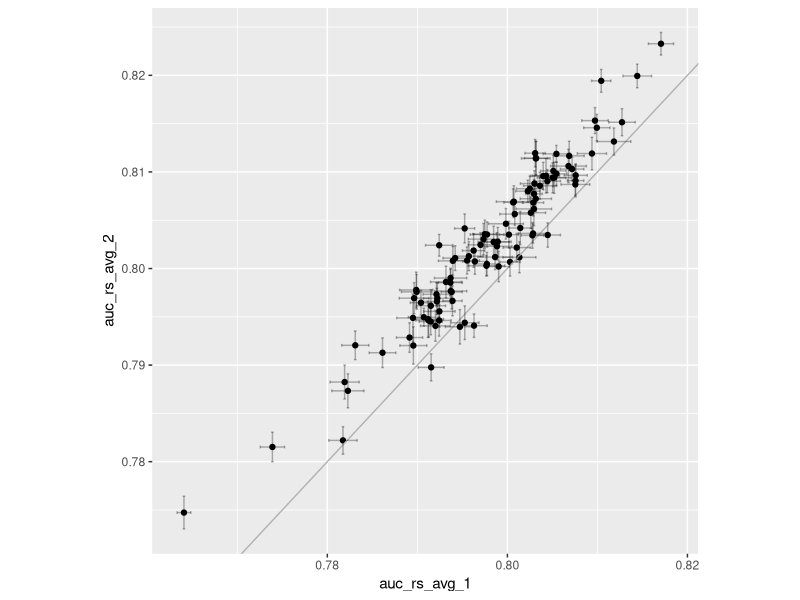
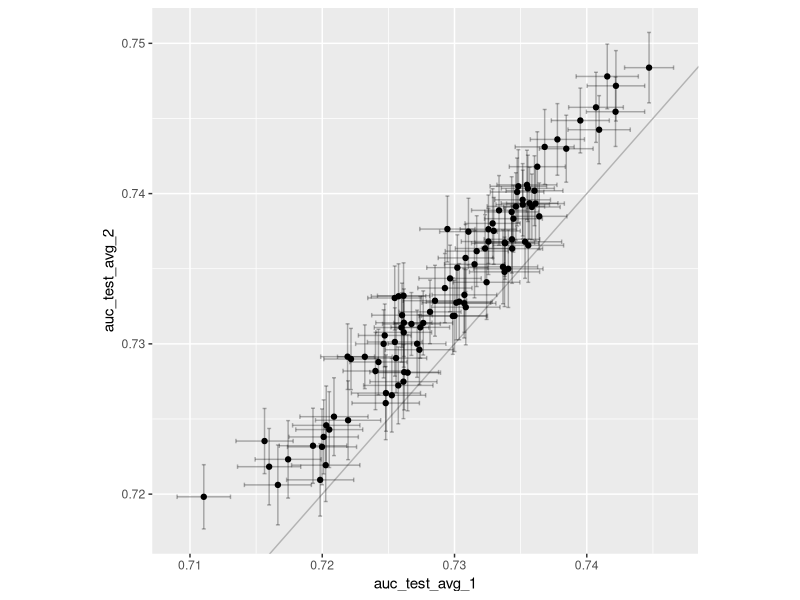

Here is the R script that generated these plots, in order:
## ---- chunk 1

library(data.table)
library(dplyr)
library(ggplot2)

d <- fread("res.csv")

d %>% select(krpm, ktr, auc_rs_avg, auc_rs_std) %>% melt(id.vars = c("krpm","ktr")) %>% 
  dcast(krpm ~ variable + ktr, value.var = "value") %>% 
  ggplot(aes(x = auc_rs_avg_1, y = auc_rs_avg_2)) + geom_point() + geom_abline(color = "grey70") +
  geom_errorbar(aes(x = auc_rs_avg_1, ymin = auc_rs_avg_2 - auc_rs_std_2, ymax = auc_rs_avg_2 + auc_rs_std_2), width = 0.0003, alpha = 0.3) +
  geom_errorbarh(aes(xmin = auc_rs_avg_1 - auc_rs_std_1, xmax = auc_rs_avg_1 + auc_rs_std_1, y = auc_rs_avg_2), height = 0.0003, alpha = 0.3) + 
  theme(aspect.ratio=1)

d %>% select(krpm, ktr, auc_test_avg, auc_test_sd) %>% melt(id.vars = c("krpm","ktr")) %>% 
  dcast(krpm ~ variable + ktr, value.var = "value") %>% 
  ggplot(aes(x = auc_test_avg_1, y = auc_test_avg_2)) + geom_point() + geom_abline(color = "grey70") +
  geom_errorbar(aes(ymin = auc_test_avg_2 - auc_test_sd_2, ymax = auc_test_avg_2 + auc_test_sd_2), width = 0.0003, alpha = 0.3) +
  geom_errorbarh(aes(xmin = auc_test_avg_1 - auc_test_sd_1, xmax = auc_test_avg_1 + auc_test_sd_1), height = 0.0003, alpha = 0.3) +
  theme(aspect.ratio=1)

d %>% arrange(desc(auc_rs_avg)) %>% head

cor(filter(d, ktr==1)$auc_rs_avg, filter(d, ktr==2)$auc_rs_avg)
cor(filter(d, ktr==1)$auc_test_avg, filter(d, ktr==2)$auc_test_avg)

cor(filter(d, ktr==1)$auc_rs_avg, filter(d, ktr==2)$auc_rs_avg, method = "spearman")
cor(filter(d, ktr==1)$auc_test_avg, filter(d, ktr==2)$auc_test_avg, method = "spearman")


